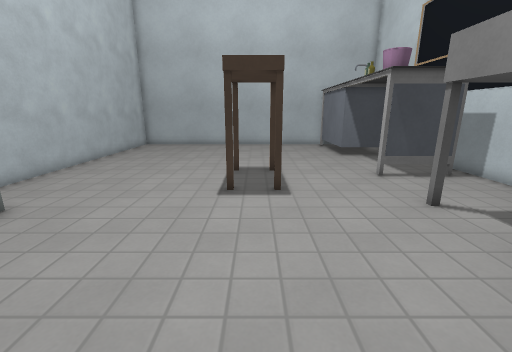
[1] (above)

12 first-person views from a walk through a 3-D level made in the Godot game engine. The camera is 1.3 m above the floor, tilts 14° down and sees 90° across. The floor is counted in squares, 0.5 m on a side. Each view is taken from the middle of a square. On the plan, view 1 faces up. The plan holds only what a view shows up to about 18 squares ahead; the rest is blank. The place goes on beyond the plan. Some surface patterns are stand-ins.

[2]
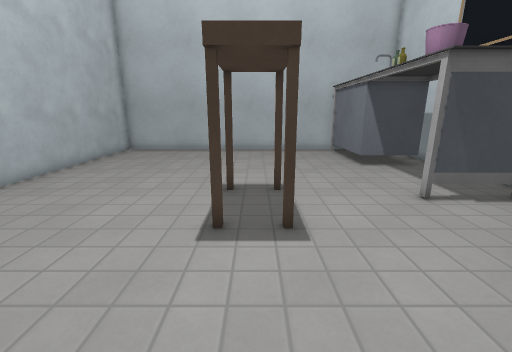

[3]
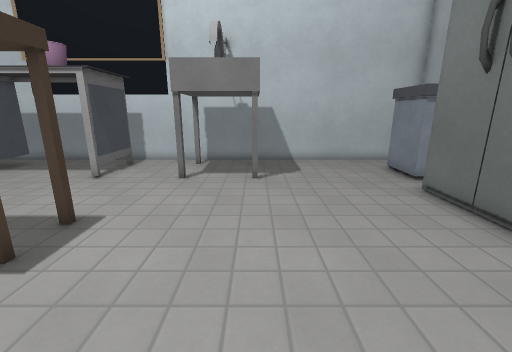

[4]
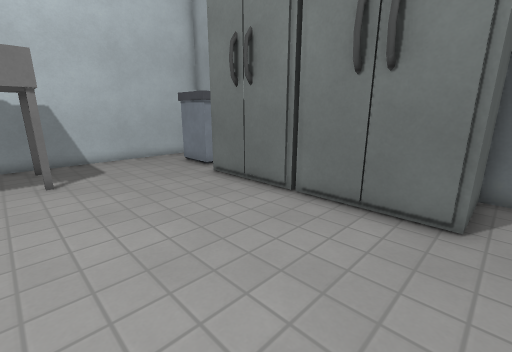

[5]
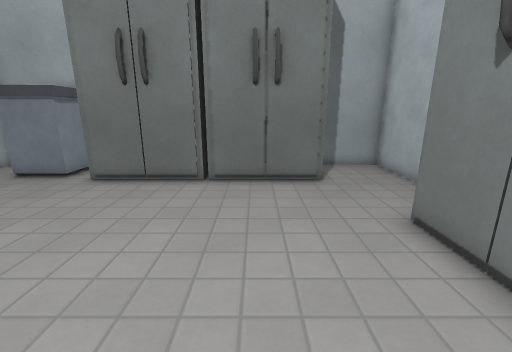

[6]
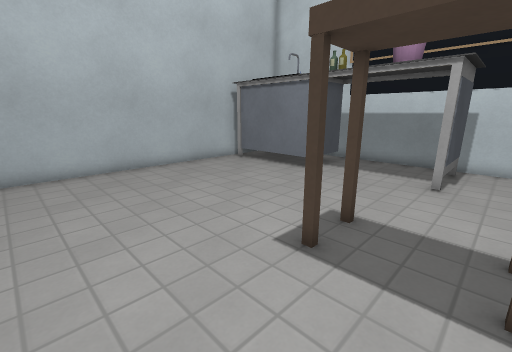

[7]
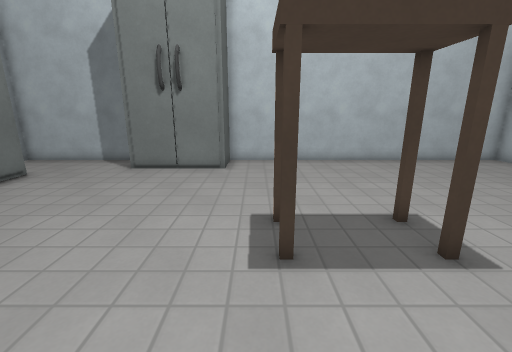

[8]
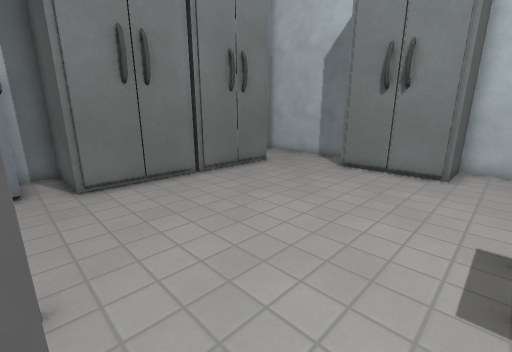

[9]
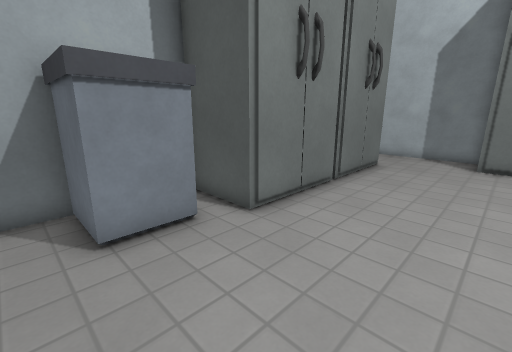

[10]
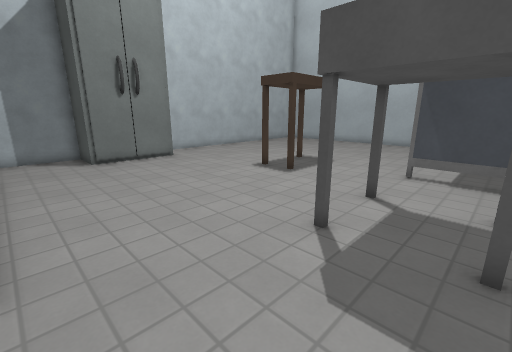

[11]
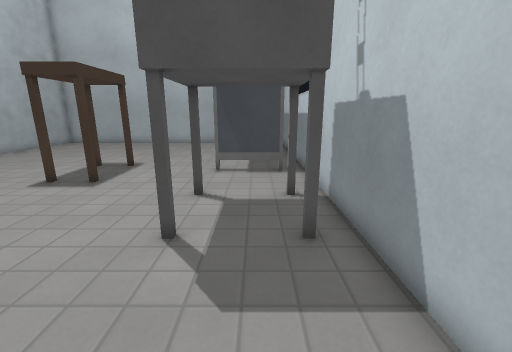

[12]
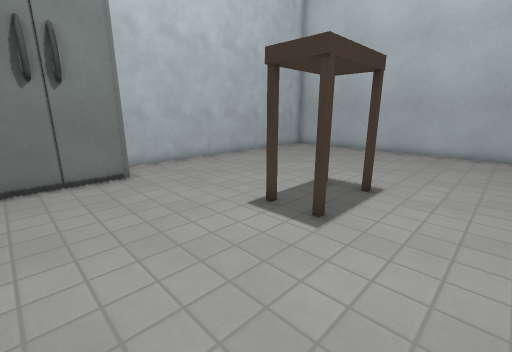

### Floor plan
Key: @ floor where view 1 was taken; # wall or solid block; . floor; T table; H thing the floor can be seen under or through; B box.
Columns run from 9 left of view 1 to 9 right of it. Each row starts with its distance up from view 1.
 21 ###############
 20 #.............#
 19 #.............#
 18 #.............#
 17 #.............#
 16 #.............#####
 15 #.................#
 14 #.................#
 13 #.................#
 12 #.......T.T.......#
 11 #.............HHHH#
 10 #.............HHHH#
  9 #.......T.T.......#
  8 #.................#
  7 ###...........T  T#
  6   #...........    #
  5   #...........    #
  4   #...........TTTT#
  3   #...............#
  2 ###...............#
  1 #.................#
  0 #........@........#
 -1 #.................#
 -2 #..##########.BBB.#
 -3 #..#        #.B B.#
 -4 #..#        #.B B.#
 -5 ####        #######

Where each view was taken, in squares from view 1:
view 1: 0 up, 0 right, facing up
view 2: 3 up, 0 right, facing up
view 3: 4 up, 5 left, facing right
view 4: 5 up, 6 left, facing down-right
view 5: 8 up, 3 left, facing down
view 6: 9 up, 5 left, facing up-right
view 7: 8 up, 5 right, facing left
view 8: 8 up, 5 right, facing down-left
view 9: 3 up, 8 right, facing down-left
view 10: 1 down, 8 right, facing up-left
view 11: 1 down, 7 right, facing up
view 12: 3 up, 4 right, facing up-left
